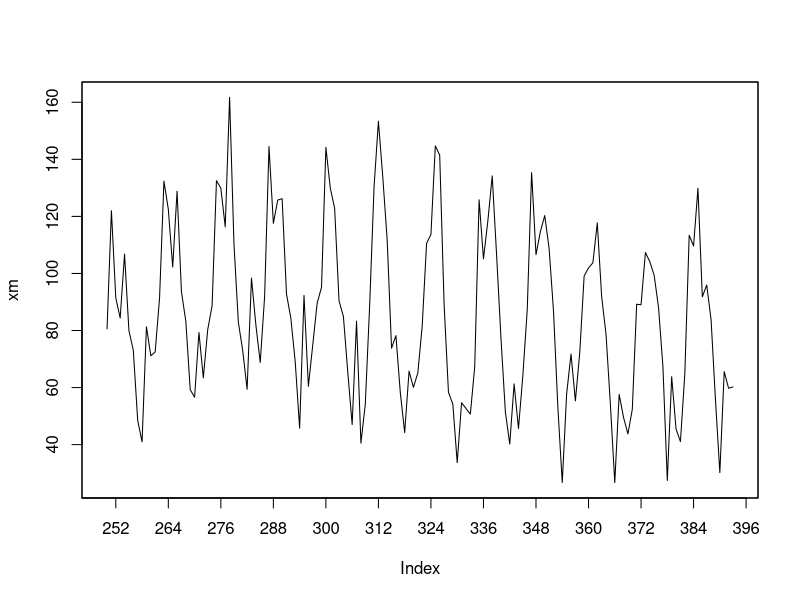
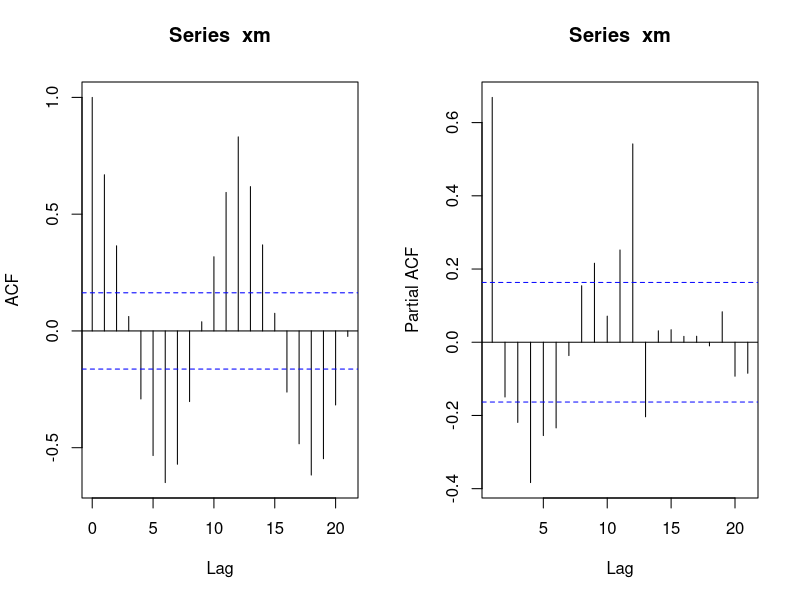
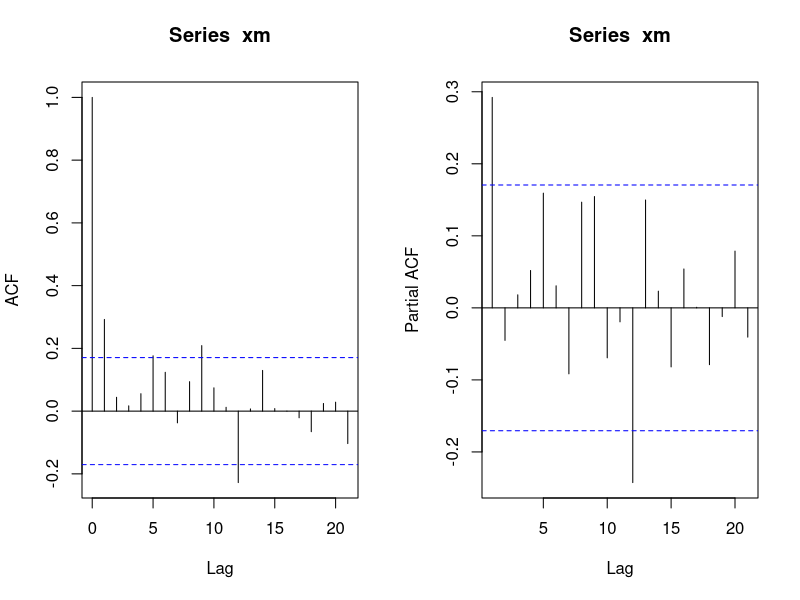
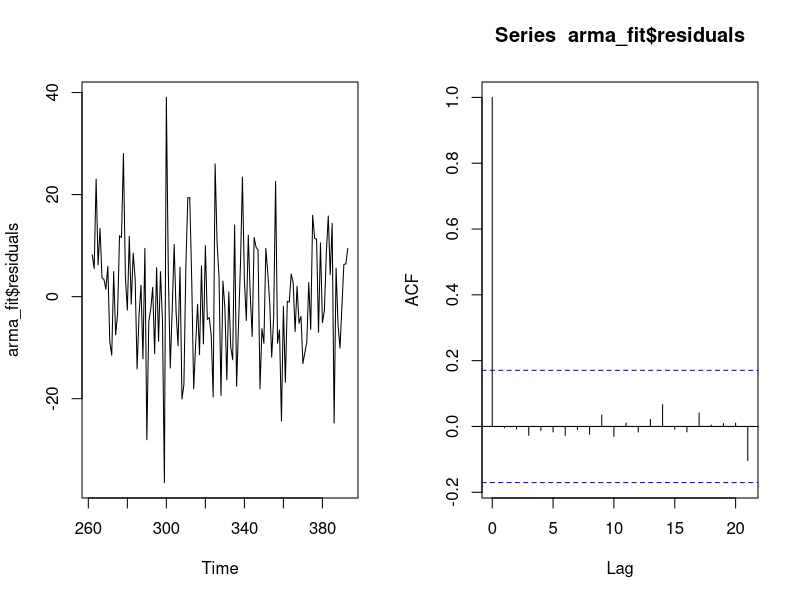
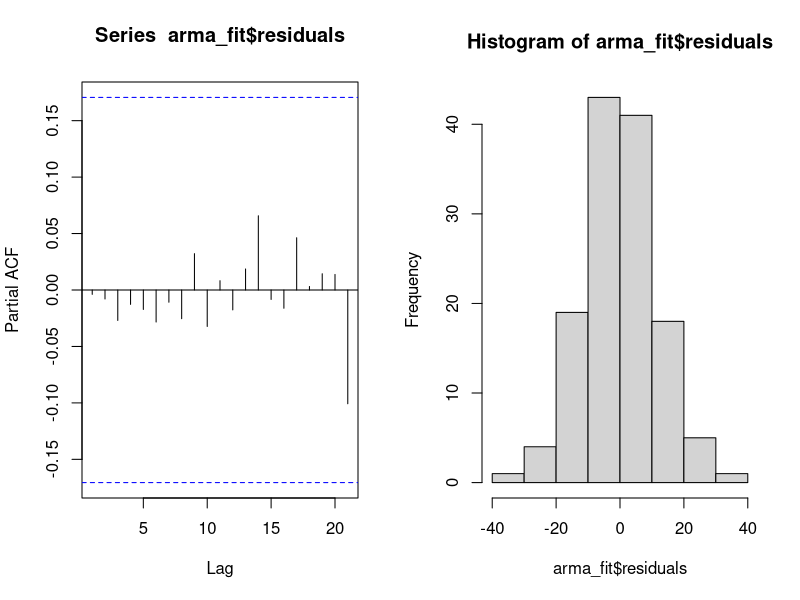
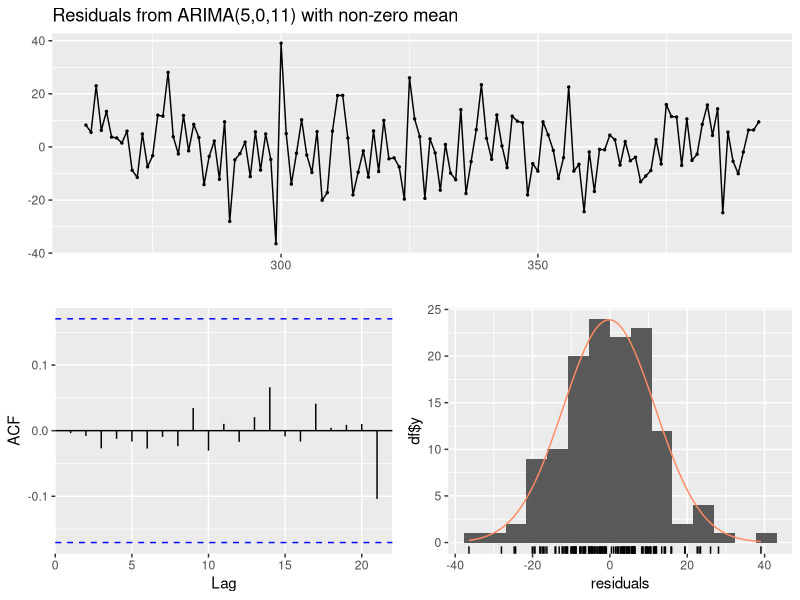
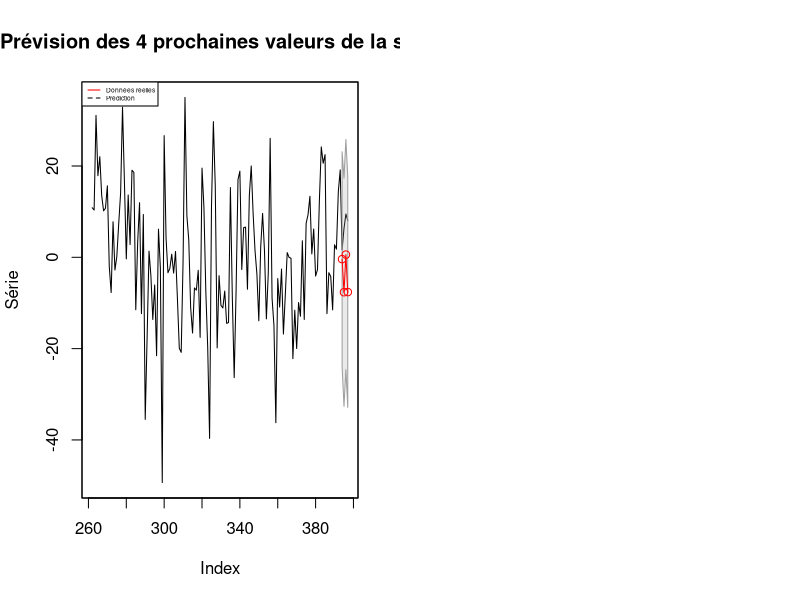

These figures' R source, in order:
require(zoo)
require(tseries)
library(dplyr)

#base de données
data <- read.csv('valeurs_mensuelles_pesticides.csv', sep=";")
data <- data[2]

data <- as.data.frame(data[-(1:3),])#on enlève les premières lignes qui ne sont pas des données
indice <- as.data.frame(as.numeric(unlist(data)))

xm.source <- zoo(indice[[1]]) #convertit le premier element de data en serie temporelle de type "zoo"
T <- length(xm.source)
test <- tail(xm.source, n=4) #pour comparer nos prévisions avec les vraies données
xm <- xm.source[(250):(T-4)] #pour le modèle

mean(xm.source)
plot(xm, xaxt="n") #plot des données
axis(side=1,at=seq(0,400,12)) #pour mettre l'axe x

par(mfrow=c(1,2))
acf(xm)
pacf(xm) #saisonnalité apparente : saisonnalité de 12 donc annuelle, avec été et hiver différenciés (corr pos et neg)
dev.off()

pp.test(xm) #test de philippe perron, on rejette à 1% l'hypothèse que la série n'est pas stationnaire

#on retire la moyenne de xm
xm <- xm - mean(xm)

#on enlève la saisonnalité apparente
xm <- diff(xm, lag = 12)
par(mfrow=c(1,2))
acf(xm)
pacf(xm) #la saisonnalité a bien disparu sauf sur la pacf


pmax = 12
qmax = 11

#modèle
#tous les modèles
selection_print <- function(pmax, qmax){
  res_aic <- matrix(nrow=pmax, ncol=qmax)
  for (p in 0:pmax){
    for (q in 0:qmax){
      model <- arima(xm, c(p,0, q))
      res_aic[p,q] <- model$aic
      print(c(p,q))
    }}
  return(res_aic)
}

selec <- selection_print(pmax,qmax)
which(selec == min(selec),  arr.ind=TRUE)

p = 5
q = 11

arma_fit <- arima(xm, c(5,0,11))
arma_fit

#résidus
plot(arma_fit$residuals)
acf(arma_fit$residuals)
pacf(arma_fit$residuals)

hist(arma_fit$residuals)
library(forecast)
checkresiduals(arma_fit)

#Q test
#test
Qtests <- function(series, k, fitdf=0) {
  pvals <- apply(matrix(1:k), 1, FUN=function(l) {
    pval <- if (l<=fitdf) NA else Box.test(series, lag=l, type="Ljung-Box", fitdf=fitdf)$p.value
    return(c("lag"=l,"pval"=pval))
  })
  return(t(pvals))
}
Qtests(arma_fit$residuals, 24, 5) #tests de LB pour les ordres 1 a 24
#on rejette le fait que les résidus soient corrélés 

signif <- function(estim){ #fonction de test des significations individuelles des coefficients
  coef <- estim$coef
  se <- sqrt(diag(estim$var.coef))
  t <- coef/se
  pval <- (1-pnorm(abs(t)))*2
  return(rbind(coef,se,pval))
}

signific <- as.data.frame(signif(arma_fit))

#prévision
model_pred <- predict(arma_fit, n.ahead=4)

serie_pred <- zoo(c(xm, model_pred$pred))

xm_all <- xm.source[250:T] - mean(xm.source[250:(T-4)])
xm_all <- diff(xm_all, lag = 12)

#prévision
plot(xm_all, col = 'black', ylab = 'Série', main = 'Prévision des 4 prochaines valeurs de la série')
#lines(serie_pred, col = 'black')
U = model_pred$pred + 1.96*model_pred$se
L = model_pred$pred - 1.96*model_pred$se
xx = c(time (U), rev (time (U)))
yy = c(L, rev(U))
polygon(xx, yy, border = 8, col = gray (0.6, alpha=0.2))
lines(model_pred$pred, type = "p", col = "red")
lines(model_pred$pred, type = 'l', col = 'red')
legend("topleft", legend=c("Données réelles", "Prédiction"), col=c("red", "black"), lty=1:2, cex=0.4)


#calcul rmse  
#rmse <- sqrt(sum((model_pred$pred - tail(xm_all, n=4))**2)/4)

#export de la table de significativité des modèles pour le document latex
library(xtable)
xtable(signific)

xtable(signific %>% select(ar1, ar2, ar3, ar4, ar5, ma1, ma2, ma3, ma4, ma5, ma6))

xtable(signific %>% select(ma7, ma8, ma9, ma10, ma11, intercept))


